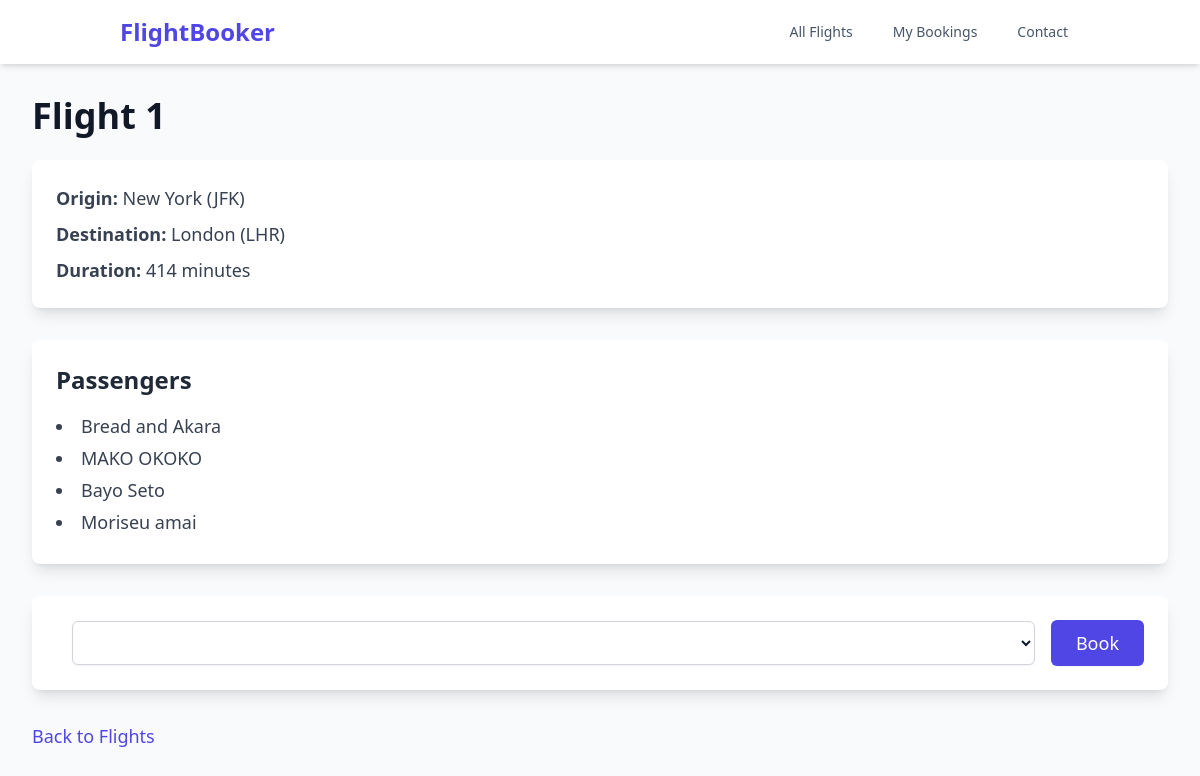
The page /flights/1 on the database its author committed.
### flights/models.py (models this page shows, shortened)
class Flight(models.Model):
    origin = models.ForeignKey(Airport, on_delete=models.CASCADE, related_name="departures")
    destination = models.ForeignKey(Airport, on_delete=models.CASCADE, related_name="arrivals")
    duration = models.IntegerField()

class Airport(models.Model):
    code = models.CharField(max_length=100)
    city = models.CharField(max_length=100)
    def __str__(self):
        return f"{self.city} ({self.code})"

class Passenger(models.Model):
    first = models.CharField(max_length=100)
    last = models.CharField(max_length=100)
    flights = models.ManyToManyField(Flight, blank=True, related_name="passengers")
    def __str__(self):
        return f"{self.first} {self.last}"

### flights/views.py (the view)
# urls.py: path('<int:flight_id>', views.flight, name='flight'),
def flight(request, flight_id):
    flight = Flight.objects.get(id=flight_id)
    passengers = flight.passengers.all()
    non_passengers = Passenger.objects.exclude(flights=flight).all()
    return render(request, 'flights/flight.html', {'flight': flight, 'passengers': passengers, 'non_passengers': non_passengers})

### flights/templates/flights/flight.html (shortened to what this page needs)
{% extends "flights/layout.html" %}
{% block body %}
<div class="bg-slate-50 min-h-screen font-sans antialiased p-8">
    <h1 class="text-4xl font-extrabold text-gray-900 mb-6">Flight {{ flight.id }}</h1>
    <div class="bg-white shadow-lg rounded-lg p-6 mb-8">
        <ul class="list-none p-0 m-0">
            <li class="text-lg text-gray-700 mb-2"><span class="font-semibold">Origin:</span> {{ flight.origin }}</li>
            <li class="text-lg text-gray-700 mb-2"><span class="font-semibold">Destination:</span> {{ flight.destination }}</li>
            <li class="text-lg text-gray-700"><span class="font-semibold">Duration:</span> {{ flight.duration }} minutes</li>
        </ul>
    </div>
    <div class="bg-white shadow-lg rounded-lg p-6 mb-8">
        <h2 class="text-2xl font-bold text-gray-800 mb-4">Passengers</h2>
        <ul class="list-disc list-inside text-lg text-gray-700">
            {% for passenger in passengers %}
                <li class="mb-1">{{ passenger }}</li>
            {% empty %}
                <li>No passengers.</li>
            {% endfor %}
        </ul>
    </div>
    <form action="{% url 'book' flight.id %}" method="post" class="bg-white shadow-lg rounded-lg p-6 mb-8">
        <div class="flex items-center space-x-4">
            <select name="passenger" id="passenger-select" class="block w-full py-2 px-3 border border-gray-300 bg-white rounded-md shadow-sm focus:outline-none focus:ring-indigo-500 focus:border-indigo-500 sm:text-lg">
            </select>
            <button type="submit" class="inline-flex items-center px-6 py-2 border border-transparent text-lg font-medium rounded-md shadow-sm text-white bg-indigo-600 hover:bg-indigo-700 focus:outline-none focus:ring-2 focus:ring-offset-2 focus:ring-indigo-500">
                Book
            </button>
        </div>
    </form>
    <a href="{% url 'index' %}" class="inline-block text-indigo-600 hover:text-indigo-800 text-lg font-medium">Back to Flights</a>
</div>
{% endblock %}

### rows shown on the page
Flight: id "1", origin "New York (JFK)", destination "London (LHR)", duration "414"
Passenger: first+last "Bread and Akara"
Passenger: first+last "MAKO OKOKO"
Passenger: first+last "Bayo Seto"
Passenger: first+last "Moriseu amai"
